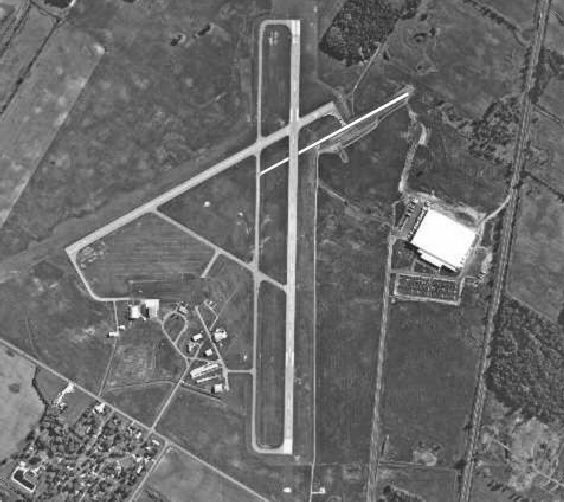
#> input picture aula-13/aeroporto.png, 564 x 502 px
$ python ex13.py
#> lines starting #> are read from the running program, lines starting #| are printed output that depends on the picture; after the words box and inside, x2 and y2 are one past the last pixel; in counts of white or black regions, pixels touching at a corner belong together
import cv2
import numpy as np

img = cv2.imread('aeroporto.png')
#> img is the input picture: shape (502, 564, 3); min 19, max 255, mean 106.4
cvtGray = cv2.cvtColor(img,cv2.COLOR_BGR2GRAY)
edges = cv2.Canny(cvtGray,50,200,apertureSize = 3)
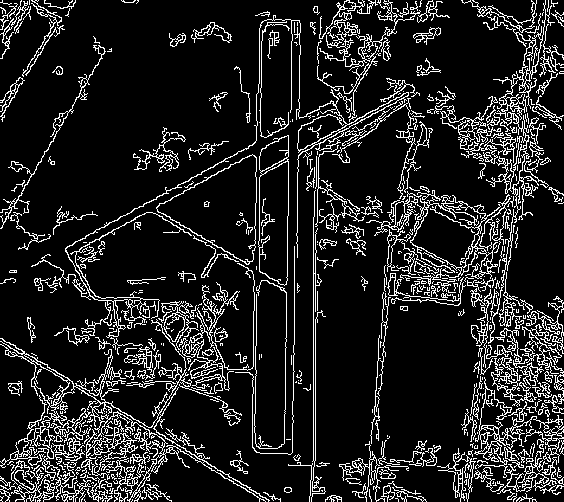
#> edges: shape (502, 564); 13.4% white in thin lines or dots

lines = cv2.HoughLines(edges,1,np.pi/180,200)
#> lines = 14 rows, first 8: [313, 0], [540, 0.157], [315, 0], [248, 1.06], [351, 0.785], [346, 0.785], [356, 0.785], [259, 0.0175]

if lines is not None:
    for i in range(len(lines)):
        for rho,theta in lines[i]:
            if (theta > -1*np.pi/180) and (theta < 1*np.pi/180):
                a = np.cos(theta)
                b = np.sin(theta)
                x0 = a*rho
                y0 = b*rho
                x1 = int(x0 + 1000*(-b))
                y1 = int(y0 + 1000*(a))
                x2 = int(x0 - 1000*(-b))
                y2 = int(y0 - 1000*(a))

                cv2.line(img,(x1,y1),(x2,y2),(0,0,255),2)
#> this loop made 14 passes
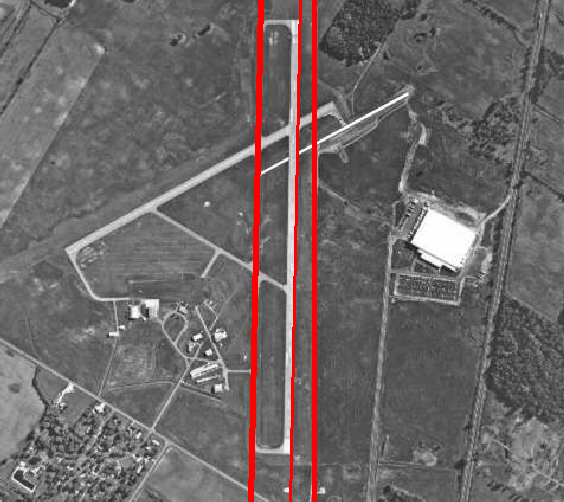
#> img: shape (502, 564, 3); 2.48% of pixels changed, all inside (x1, y1, x2, y2) = (248, 0, 317, 502)

    cv2.imshow('Imagem', img)
    cv2.waitKey(0)
    cv2.destroyAllWindows()
